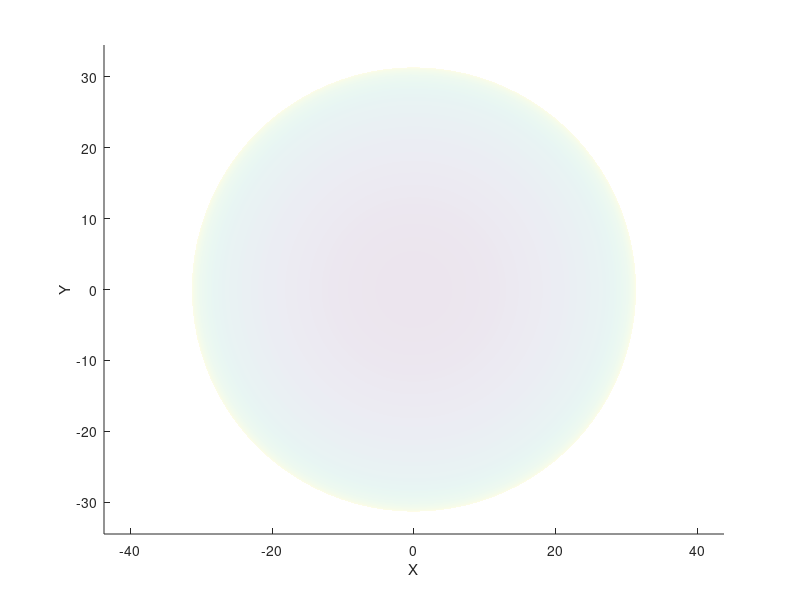

MATLAB code to generate this figure: (Note: this script raises an error after producing the figure.)
clear;
% Parametric equations for the ellipsoid
theta_ellipsoid = linspace(0, 2*pi, 100); % 经度
phi_ellipsoid = linspace(pi/2, pi, 100); % 纬度
latitude = -71:1:-2; % 纬度
latitude_num = length(latitude);
longitude_num = length(theta_ellipsoid);
fiber_turns = 1;

[theta_ellipsoid, phi_ellipsoid] = meshgrid(theta_ellipsoid, phi_ellipsoid);

a_base = 38; % Semi-minor axis length of the ellipsoid (shorter)
a_base_in =31; % Semi-minor axis of left ventricular inner surface
b_base = 38;  % Semi-minor axis length of the ellipsoid (shorter)
c_base = 76;  % Semi-major axis length of the ellipsoid
c_base_in = 69; % Semi-major axis of left ventricular inner surface
spiral_angle = pi/40:pi/40:2*pi; % this is to rotate spiral ralative to z axis
spiral_num = length(spiral_angle);
radius_ratio = 0.8250:0.0125:1; % the radius of inner layer is 31mm
layer_num = length(radius_ratio);
x_spiral_r = cell(layer_num,1);
y_spiral_r = cell(layer_num,1);
z_spiral_r = cell(layer_num,1);
x_spiral_key = cell(layer_num,1);
y_spiral_key = cell(layer_num,1);
z_spiral_key = cell(layer_num,1);
zero_angle_ind = zeros(layer_num, latitude_num);

figure;
axis equal;
xlabel('X');
ylabel('Y');
zlabel('Z');

hold on;

for layer_ind=1:layer_num
    ratio = radius_ratio(layer_ind);
    a = a_base*ratio;
    b = b_base*ratio;
    c = c_base + (ratio-radius_ratio(end))*(c_base_in-c_base)/(radius_ratio(1)-radius_ratio(end));
    % c = c_base*(ratio/(a_base_in/a_base)*(c_base_in/c_base));
    x_ellipsoid = a * cos(theta_ellipsoid) .* sin(phi_ellipsoid);
    y_ellipsoid = b * sin(theta_ellipsoid) .* sin(phi_ellipsoid);
    z_ellipsoid = c * cos(phi_ellipsoid);
    surf(x_ellipsoid, y_ellipsoid, z_ellipsoid,'FaceAlpha',0.1,'EdgeColor','none');

    % for i=1:5:100
    %     for j=1:5:100
    %         plot3(x_ellipsoid(i,j),y_ellipsoid(i,j),z_ellipsoid(i,j),'.','Color','g','MarkerSize',10);
    %     end
    % end
    % Generate the spiral points
    num_points = 1000;
    % if (ratio - 0.9375)<1e-5
    %     theta = linspace(0, fiber_turns*pi, num_points);
    % elseif (ratio - 0.95)<1e-5
    %     theta = linspace(0, fiber_turns*2*pi, num_points); % 经度，a larger up limit result in more turns
    % elseif (ratio - 0.9625)<1e-5
    %     theta = linspace(0, fiber_turns*3*pi, num_points);
    % elseif (ratio - 0.975)<1e-5
    %     theta = linspace(0, -fiber_turns*3*pi, num_points);
    % elseif (ratio - 0.9875)<1e-5
    %     theta = linspace(0, -fiber_turns*2*pi, num_points);
    % elseif (ratio - 1)<1e-5
    %     theta = linspace(0, -fiber_turns*pi, num_points);
    % end
    max_ang = -pi + (ratio-radius_ratio(end))*2*pi ...
        /(radius_ratio(1)-radius_ratio(end));
    % disp(max_ang/pi);
    theta = linspace(0, max_ang, num_points);

    radius = linspace(0, a, num_points); % Radius increases linearly from 0 to 10
    x_spiral = radius .* cos(theta);
    y_spiral = radius .* sin(theta);

    % Apply rotation to the spiral points
    x_spiral_key{layer_ind} = zeros(spiral_num,latitude_num); % x_spiral_key{j}的代表第j层的纤维，每一行代表一条纤维的x坐标,由latitude_num个点组成一根纤维
    y_spiral_key{layer_ind} = zeros(spiral_num,latitude_num);
    z_spiral_key{layer_ind} = zeros(spiral_num,latitude_num);
    x_spiral_r{layer_ind} = zeros(spiral_num,num_points); % x_spiral_r{j}的代表第j层的纤维，每一行代表一条纤维的x坐标
    y_spiral_r{layer_ind} = zeros(spiral_num,num_points); % y_spiral_r{j}每一行代表一条纤维的y坐标
    z_spiral_r{layer_ind} = zeros(spiral_num,num_points); % z_spiral_r{j}每一行代表一条纤维的z坐标
    for i=1:spiral_num
        x_spiral_r{layer_ind}(i,:) = x_spiral * cos(spiral_angle(i)) - y_spiral * sin(spiral_angle(i));
        y_spiral_r{layer_ind}(i,:) = x_spiral * sin(spiral_angle(i)) + y_spiral * cos(spiral_angle(i));
        z_spiral_r{layer_ind}(i,:) = -real(sqrt((1-x_spiral.^2/a^2-y_spiral.^2/b^2)*c^2));
        % Plot the spiral
        plot3(x_spiral_r{layer_ind}(i,:)', y_spiral_r{layer_ind}(i,:)', ...
            z_spiral_r{layer_ind}(i,:)', 'Color', [0.8, 0.2, 0.2, 0.3],'LineWidth', 1);
    end

    for i=1:latitude_num
        height = latitude(i);
        ind = find( abs(z_spiral_r{layer_ind}(1,:)-height) == ...
            min(abs(z_spiral_r{layer_ind}(1,:)-height)) );
        % 将不同层连接的点的索引记录下来
        x_spiral_key{layer_ind}(:,i) = x_spiral_r{layer_ind}(:,ind); 
        y_spiral_key{layer_ind}(:,i) = y_spiral_r{layer_ind}(:,ind); 
        z_spiral_key{layer_ind}(:,i) = z_spiral_r{layer_ind}(:,ind); 

        point_angle = atan2(y_spiral_key{layer_ind}(:,i),x_spiral_key{layer_ind}(:,i));
        [~, zero_angle_ind(layer_ind,i)] = min(abs(point_angle));
        plot3(x_spiral_key{layer_ind}(:,i), ...
            y_spiral_key{layer_ind}(:,i), ...
            z_spiral_key{layer_ind}(:,i),'.','MarkerSize',5);
        plot3(x_spiral_key{layer_ind}(zero_angle_ind(layer_ind,i),i), ...
            y_spiral_key{layer_ind}(zero_angle_ind(layer_ind,i),i), ...
            z_spiral_key{layer_ind}(zero_angle_ind(layer_ind,i),i),'.','MarkerSize',20,'Color','r');
    end
end
view([0,0]);
clear x_spiral_r  y_spiral_r  z_spiral_r;
% figure;
% plot(x_spiral, y_spiral, 'r', 'LineWidth', 2);
%%
fileID = fopen('lines.vtk', 'w');

% Write VTK header
fprintf(fileID, '# vtk DataFile Version 3.0\n');
fprintf(fileID, 'Lines example\n');
fprintf(fileID, 'ASCII\n');
fprintf(fileID, 'DATASET POLYDATA\n');
numLines = layer_num*spiral_num;
numGaps = latitude_num*spiral_num;
numPointsPerLine = latitude_num;
lines = zeros(numPointsPerLine, 3, numLines);
gaps = zeros(layer_num, 3, numGaps);

figure;
gm = importGeometry("ventricular1.step");
pdegplot(gm,"FaceAlpha",0.3);
hold on;
i = 1;
for layer_ind=1:layer_num
    for spiral_i=1:length(spiral_angle)
        lines(:,1,i) = x_spiral_key{layer_ind}(spiral_i,:)';
        lines(:,2,i) = y_spiral_key{layer_ind}(spiral_i,:)';
        lines(:,3,i) = z_spiral_key{layer_ind}(spiral_i,:)';
        plot3(lines(:,1,i), lines(:,2,i), ...
            lines(:,3,i), 'Color', [0.8, 0.2, 0.2, 0.5],'LineWidth', 1);
        i = i+1;
    end
end
i = 1;
for spiral_ind = 1:spiral_num
    % longitude_interest = 2*pi/50;
    % longitude_ind = round(longitude_interest/theta_ellipsoid(1,2));
    for latitude_i=1:latitude_num
        for layer_ind=1:layer_num
            if zero_angle_ind(layer_ind,latitude_i)+spiral_ind <= spiral_num
                angle_ind = zero_angle_ind(layer_ind,latitude_i)+spiral_ind;
            else
                angle_ind = zero_angle_ind(layer_ind,latitude_i)+spiral_ind-spiral_num;
            end
            gaps(layer_ind,:,i) = [x_spiral_key{layer_ind}(angle_ind,latitude_i), ...
                y_spiral_key{layer_ind}(angle_ind,latitude_i) ...
                z_spiral_key{layer_ind}(angle_ind,latitude_i)];
            % plot3(x_spiral_key{layer_ind}(angle_ind,i), ...
            %     y_spiral_key{layer_ind}(angle_ind,i), ...
            %     z_spiral_key{layer_ind}(angle_ind,i),'.','MarkerSize',5,'Color','b');
        end
        plot3(gaps(:,1,i), gaps(:,2,i), gaps(:,3,i), 'Color', [0.2, 0.2, 0.8, 0.5],'LineWidth', 1);
        i = i+1;
    end
end
axis equal;
axis off;
view([20,18]);

%% Open a file for writing
fileID = fopen('lines.vtk', 'w');

% Write VTK header
fprintf(fileID, '# vtk DataFile Version 3.0\n');
fprintf(fileID, 'Lines example\n');
fprintf(fileID, 'ASCII\n');
fprintf(fileID, 'DATASET POLYDATA\n');

% Write the points
fprintf(fileID, 'POINTS %d float\n', numLines * numPointsPerLine);
for i = 1:numLines
    for j = 1:numPointsPerLine
        fprintf(fileID, '%f %f %f\n', lines(j, :, i));
    end
end

% Write the fiber lines
fprintf(fileID, 'LINES %d %d\n', numLines, numLines * (numPointsPerLine + 1));
for i = 1:numLines
    fprintf(fileID, '%d ', numPointsPerLine);
    for j = 1:numPointsPerLine
        fprintf(fileID, '%d ', (i - 1) * numPointsPerLine + j - 1);
    end
    fprintf(fileID, '\n');
end

% Close the file
fclose(fileID);
%%
fileID = fopen('gaps.vtk', 'w');

% Write VTK header
fprintf(fileID, '# vtk DataFile Version 3.0\n');
fprintf(fileID, 'gaps example\n');
fprintf(fileID, 'ASCII\n');
fprintf(fileID, 'DATASET POLYDATA\n');

% Write the points
fprintf(fileID, 'POINTS %d float\n', numGaps*layer_num);
for i = 1:numGaps
    for j = 1:layer_num
        fprintf(fileID, '%f %f %f\n', gaps(j, :, i));
    end
end

% Write the fiber lines
fprintf(fileID, 'LINES %d %d\n', numGaps, numGaps * (layer_num + 1));
for i = 1:numGaps
    fprintf(fileID, '%d ', layer_num);
    for j = 1:layer_num
        fprintf(fileID, '%d ', (i - 1) * layer_num + j - 1);
    end
    fprintf(fileID, '\n');
end

% Close the file
fclose(fileID);
%% interpolation
choice = 1;
if choice == 1
    addpath('.\func');
    x_spiral_interp = cell(layer_num,1);
    y_spiral_interp = cell(layer_num,1);
    z_spiral_interp = cell(layer_num,1);
    tic;
    parfor layer_ind=1:layer_num
        % x_spiral_interp{layer_ind} = zeros(spiral_num,latitude_num); % x_spiral_key{j}的代表第j层的纤维，每一行代表一条纤维的x坐标,由latitude_num个点组成一根纤维
        % y_spiral_interp{layer_ind} = zeros(spiral_num,latitude_num);
        % z_spiral_interp{layer_ind} = zeros(spiral_num,latitude_num);
        for spiral_ind = 1:spiral_num
            curve_data = [x_spiral_key{layer_ind}(spiral_ind,:)', ...
                y_spiral_key{layer_ind}(spiral_ind,:)', ...
                z_spiral_key{layer_ind}(spiral_ind,:)'];
            [z, index, ~] = unique(curve_data(:, 3), 'stable');  % z coordinate has unique value
            % 提取数据
            filteredData = curve_data(index, :);
            x = filteredData(:, 1);
            y = filteredData(:, 2);
            % 设定间隔长度
            interval = 0.1; % cell length=100um, gap length can be neglected
            % 这里生成的数据是先按原数据拟合样条曲线，然后等间隔取点
            totalLength = arclength(x, y, z, 's');
            n = round(totalLength / interval);
            tValues = linspace(0, 1, n);
            intep_points = interparc(tValues, x, y, z, 's');
            x_spiral_interp{layer_ind} = [x_spiral_interp{layer_ind} ;intep_points(:,1)'];
            y_spiral_interp{layer_ind} = [y_spiral_interp{layer_ind} ;intep_points(:,2)'];
            z_spiral_interp{layer_ind} = [z_spiral_interp{layer_ind} ;intep_points(:,3)'];
        end
    end
    toc;
    % 绘制拟合曲线和取点结果
    figure; axis equal; hold on;
    plot3(x_spiral_key{1}(1,:)', ...
                y_spiral_key{1}(1,:)', ...
                z_spiral_key{1}(1,:)', '-r', 'LineWidth', 1); % 原曲线
    scatter3(x_spiral_interp{1}(1,:)', ...
                y_spiral_interp{1}(1,:)', ...
                z_spiral_interp{1}(1,:)'); % 取点
    xlabel('X / mm'); ylabel('Y / mm'); zlabel('Z / mm');
    legend('原曲线','取点结果');
    
    save("customized_ventricular_fiber.mat","x_spiral_interp","y_spiral_interp", ...
        "z_spiral_interp","x_spiral_key","y_spiral_key","z_spiral_key","zero_angle_ind");
end
